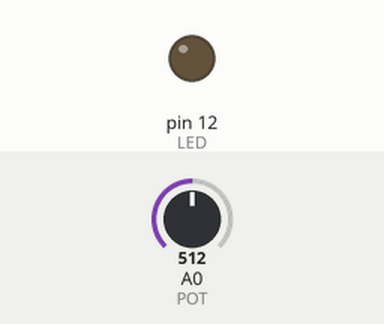
The sketch below on a simulated Arduino Uno, built with avr-gcc and run on an emulated ATmega328P. Parts: output pins drawn as LEDs (lit = HIGH). The test bench sets the inputs (shaded band); at power-on: A0 (POT) = 512.

Above: at 1.2 s.
1.3 s: A0 (POT) set to 523
At 2.4 s:
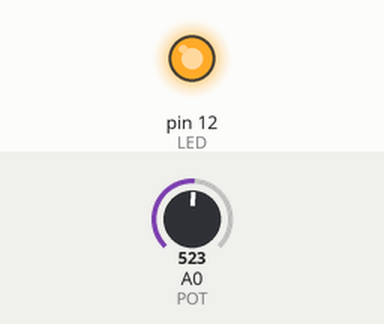
2.8 s: A0 (POT) set to 511
At 3.7 s:
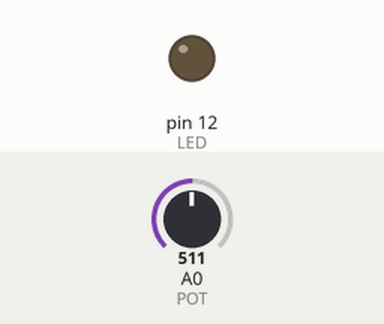
4.3 s: A0 (POT) set to 716
At 5.0 s:
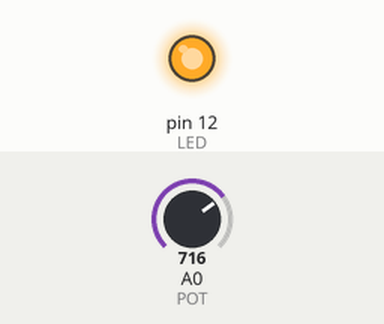
Timing chart, 0 to 7.3 s (numbered marks = the images above; inputs shaded):
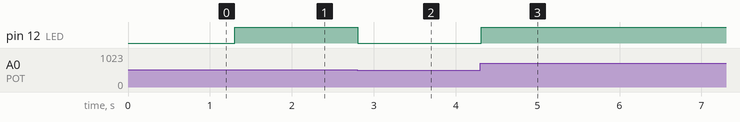

The sketch:

main_adc.ino
```cpp
/*
 * File:   main.ino
 * Author: akirik
 *
 * Created on January 19, 2018, 3:52 PM
 *
 * Analog to Digital Converter (ADC)
 *
 *  Board connection (Arduino Uno):
 *   PIN        	Module
 * ------------------------------------------
 *   12		        LED
 *
 *   A2           POTENCIOMETER
 */

#define POT A0
#define LED 12

void setup()
{
	pinMode(LED, OUTPUT);	// Initialize Pin 12 as Digital Output
}

void loop()
{
  digitalWrite(LED, analogRead(POT) > 512 ? HIGH : LOW); // if higher than ~2.5 V
  delay(50);                                             // sleep 50 milliseconds
}
```

Measured:
- the behaviour switches between 512 and 513 on A0 (POT) (found by bisection; images 0 and 1)
- after the input at 1.3 s, pin 12 (LED): LOW → HIGH at once
- after the input at 2.8 s, pin 12 (LED): HIGH → LOW at once
- after the input at 4.3 s, pin 12 (LED): LOW → HIGH at once
